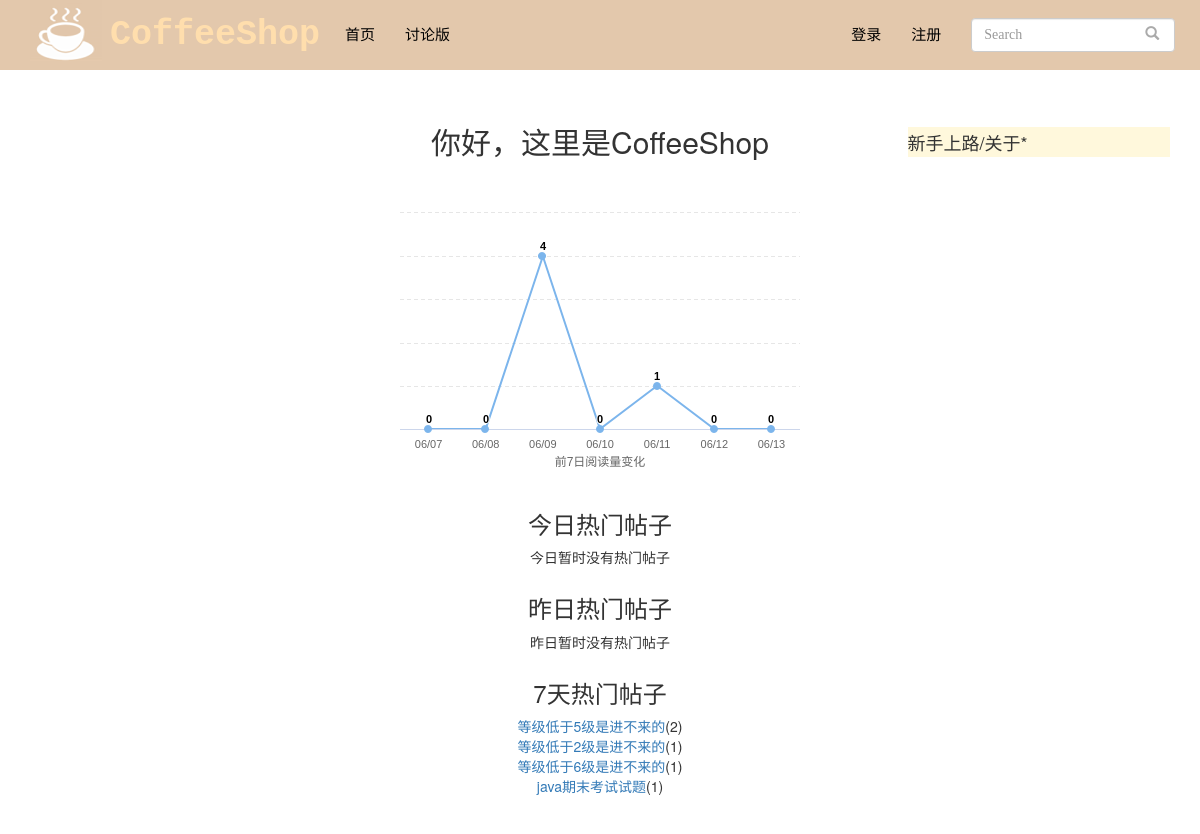
The page / on the database its author committed.
### blog/models.py (models this page shows, shortened)
class Blog(models.Model, ReadNumExpandMethod):
    title = models.CharField(max_length=50)
    blog_type = models.ForeignKey(BlogType, on_delete=models.CASCADE)
    content = RichTextUploadingField()
    author = models.ForeignKey(User, on_delete=models.CASCADE)
    read_details = GenericRelation(ReadDetail)
    created_time = models.DateTimeField(auto_now_add=True)
    last_updated_time = models.DateTimeField(auto_now=True)
    blog_limit=models.IntegerField(default=0)
    class Meta:
        ordering = ['-created_time']

### mysite/views.py (the view)
# urls.py: 2. Add a URL to urlpatterns:  path('', views.home, name='home')
def home(request):
    blog_content_type = ContentType.objects.get_for_model(Blog)
    dates, read_nums = get_seven_days_read_data(blog_content_type)
    hot_blogs_for_7_days = cache.get('hot_blogs_for_7_days')
    if hot_blogs_for_7_days is None:
        hot_blogs_for_7_days = get_7_days_hot_blogs()
        cache.set('hot_blogs_for_7_days', hot_blogs_for_7_days, 3600)
    context = {}
    context['dates'] = dates
    context['read_nums'] = read_nums
    context['today_hot_data'] = get_today_hot_data(blog_content_type)
    context['yesterday_hot_data'] = get_yesterday_hot_data(blog_content_type)
    context['hot_blogs_for_7_days'] = hot_blogs_for_7_days
    return render(request, 'home.html', context)

### user/forms.py (shortened to what this page needs)
class LoginForm(forms.Form):
    username_or_email = forms.CharField(
        label='用户名或邮箱',
        widget=forms.TextInput(attrs={'class':'form-control', 'placeholder':'请输入用户名或邮箱'})
    )
    password = forms.CharField(label='密码',
                               widget=forms.PasswordInput(attrs={'class':'form-control', 'placeholder':'请输入密码'}))

### mysite/views.py (called while the page is built)
def get_7_days_hot_blogs():
    today = timezone.now().date()
    date = today - datetime.timedelta(days=7)
    blogs = Blog.objects \
                .filter(read_details__date__lt=today, read_details__date__gte=date) \
                .values('id', 'title') \
                .annotate(read_num_sum=Sum('read_details__read_num')) \
                .order_by('-read_num_sum')
    return blogs[:7]

### read_statistics/utils.py (called while the page is built)
def get_seven_days_read_data(content_type):
    today = timezone.now().date()
    dates = []
    read_nums = []
    for i in range(7, 0, -1):
        date = today - datetime.timedelta(days=i)
        dates.append(date.strftime('%m/%d'))
        read_details = ReadDetail.objects.filter(content_type=content_type, date=date)
        result = read_details.aggregate(read_num_sum=Sum('read_num'))
        read_nums.append(result['read_num_sum'] or 0)
    return dates, read_nums

def get_today_hot_data(content_type):
    today = timezone.now().date()
    read_details = ReadDetail.objects.filter(content_type=content_type, date=today).order_by('-read_num')
    return read_details[:7]

def get_yesterday_hot_data(content_type):
    today = timezone.now().date()
    yesterday = today - datetime.timedelta(days=1)
    read_details = ReadDetail.objects.filter(content_type=content_type, date=yesterday).order_by('-read_num')
    return read_details[:7]

### user/context_processors.py (called while the page is built)
def login_modal_form(request):
    return {'login_modal_form': LoginForm()}

### templates/home.html (shortened to what this page needs)
{% extends 'base.html' %}
{% load staticfiles %}
{% block header_extends %}
<link rel="stylesheet" href="{% static 'home.css' %}">
{% endblock %}
{% block nav_home_active %}active{% endblock %}
{% block content %}
<div class="container">
	<div class="row">
		<div style="height: 35px">
		</div>
	</div>
    <div class="row">
        <div class="col-md-6 col-md-offset-3">
			<div style="text-align: center">
            <h2>你好，这里是CoffeeShop</h2>
			</div>
			<div style="height: 35px">
			</div>
            <div id="container"></div>
            <div class="hot-data">
                <h3>今日热门帖子</h3>
                <ul>
                    {% for hot_data in today_hot_data %}
                    <li><a href="{% url 'blog_detail' hot_data.content_object.pk %}">{{ hot_data.content_object.title }}</a>({{ hot_data.read_num }})</li>
                    {% empty %}
                    <li>今日暂时没有热门帖子</li>
                    {% endfor %}
                </ul>
            </div>
            <div class="hot-data">
                <h3>昨日热门帖子</h3>
                <ul>
                    {% for hot_data in yesterday_hot_data %}
                    <li><a href="{% url 'blog_detail' hot_data.content_object.pk %}">{{ hot_data.content_object.title }}</a>({{ hot_data.read_num }})</li>
                    {% empty %}
                    <li>昨日暂时没有热门帖子</li>
                    {% endfor %}
                </ul>
            </div>
            <div class="hot-data">
                <h3>7天热门帖子</h3>
                <ul>
                    {% for hot_blog in hot_blogs_for_7_days %}
                    <li><a href="{% url 'blog_detail' hot_blog.id %}">{{ hot_blog.title }}</a>({{ hot_blog.read_num_sum }})</li>
                    {% empty %}
                    <li>7天内暂时没有热门帖子</li>
                    {% endfor %}
                </ul>
            </div>
        </div>
		<div class="col-md-3">
			<div style="height: 22px">
			</div>
			<div class="about_title_rec">
				新手上路/关于*
				</div>
		</div>
    </div>
</div>
{% endblock %}

### static/base.css (style rules this page uses)
* { margin: 0; padding: 0; }
body { margin-top: 70px!important; }
ul { list-style-type: none!important; }
.about_title_rec { height: 30px; background-color: cornsilk; font-size: 18px; padding-top: 3px; }

### static/home.css (style rules this page uses)
div#container { margin: 0 auto; height: 20em; min-width: 20em; max-width: 30em; }
div.hot-data { text-align: center; margin-top: 2em; }

### rows shown on the page
Blog: title "等级低于5级是进不来的", read_num_sum "2"
Blog: title "等级低于2级是进不来的", read_num_sum "1"
Blog: title "等级低于6级是进不来的", read_num_sum "1"
Blog: title "java期末考试试题", read_num_sum "1"
